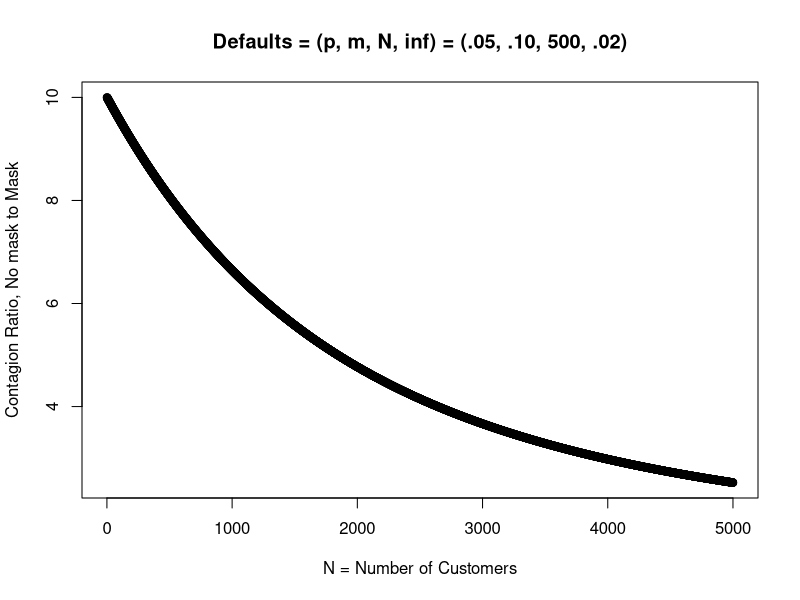
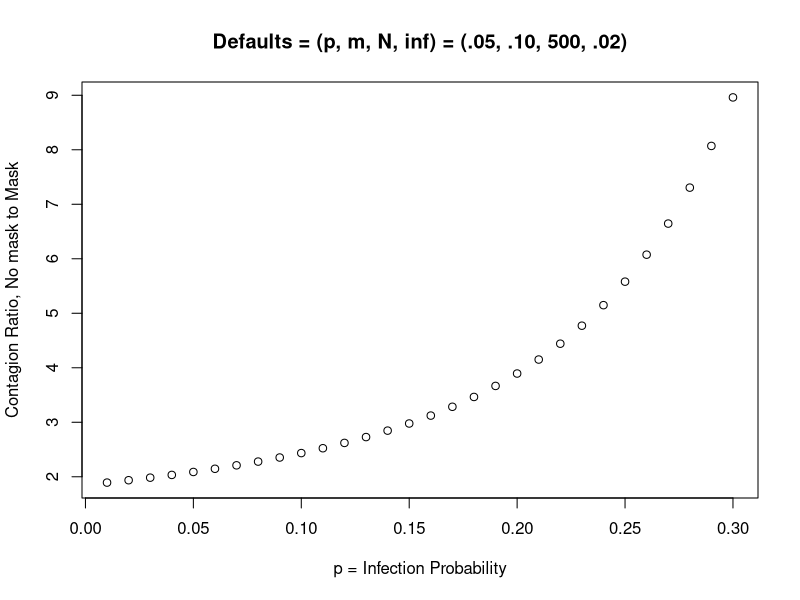
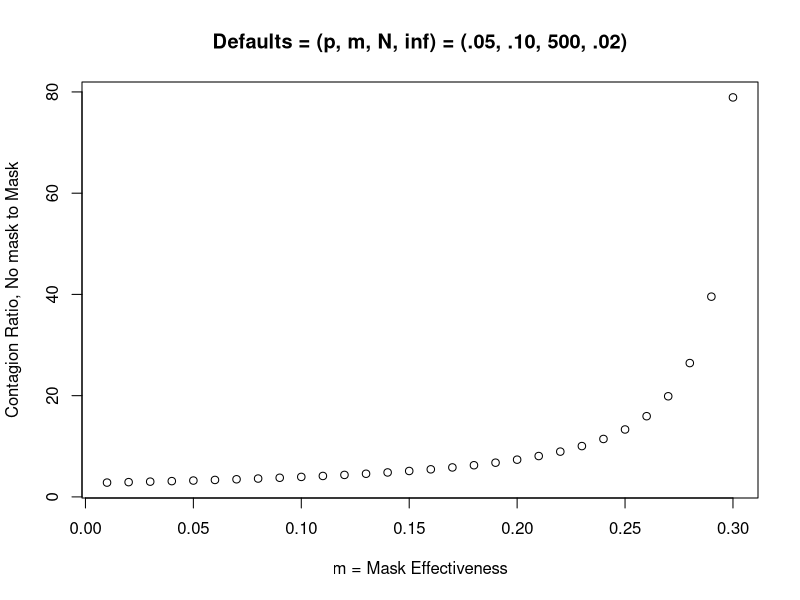
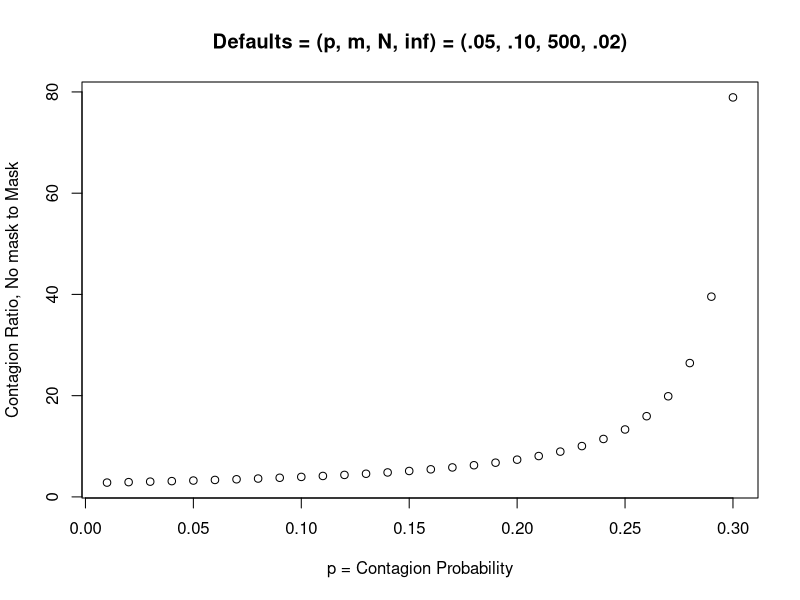
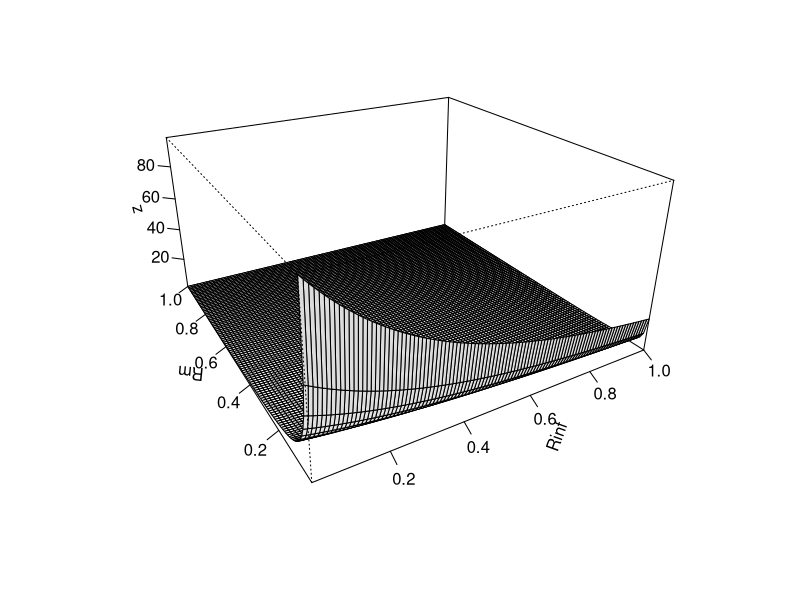
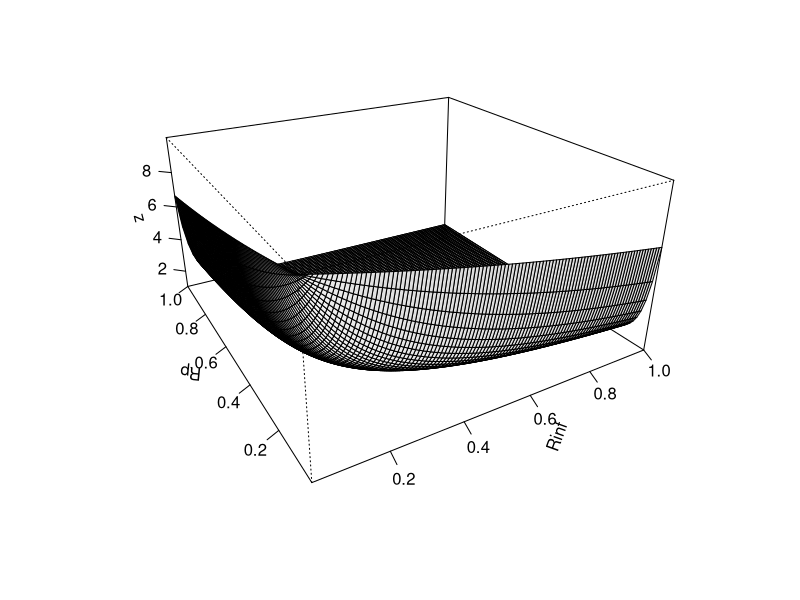
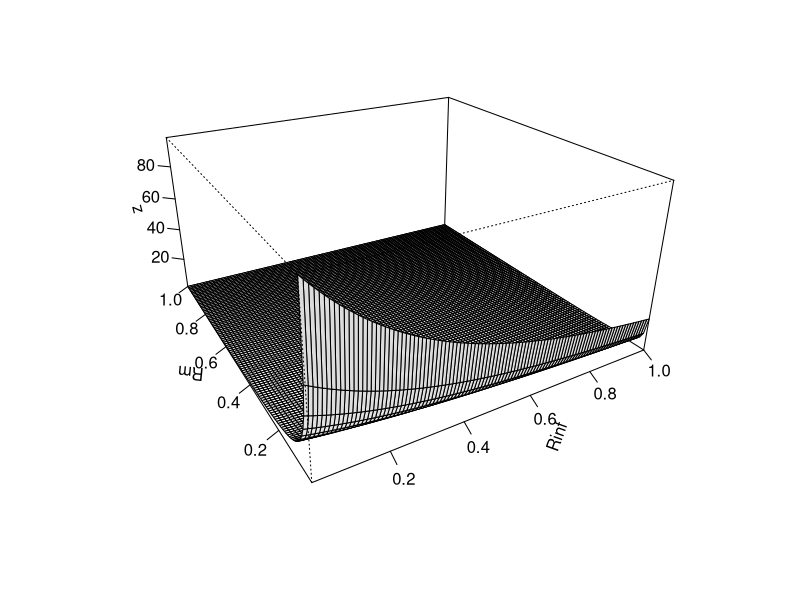
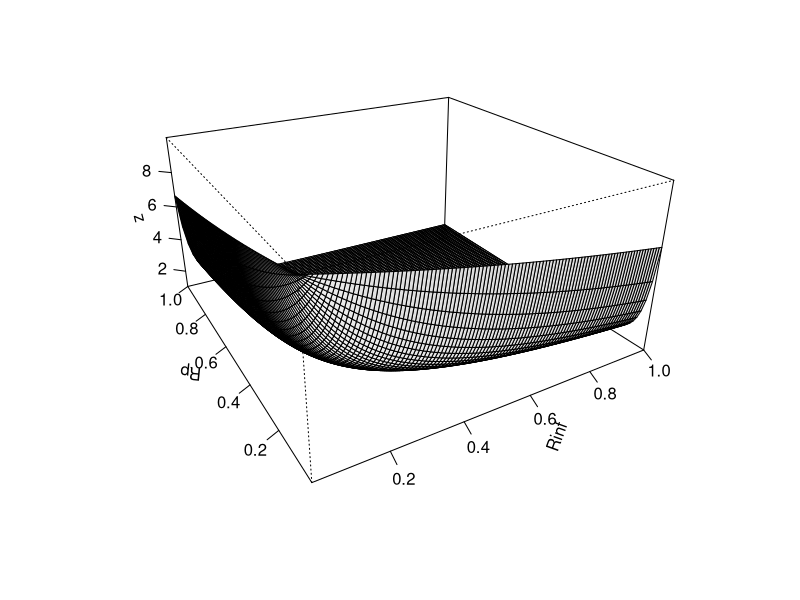

The R script that drew these images, in order:

# PARAMETERS INTRODUCED:  pc(i), m, pc[i], pa[i] = m*pc(i), N, inf, p 
# Use Ps as the variable to control the range of the three prob, m, p, and inf.

Ps <- 30

#GOAL:  get an idea of how likely it is for the store to shut down due to covid infection resulting from uunmasked customers as opposed to masked customers.  Assume all employees are masked and all dealing with customers are behind shields.

#Let pc be the vector of customer contagion probabilities for N unmasked customers.
#Let pc[i] be the probability that a random unmasked cannabis customer i is covid contagious.
#Assume pc[i] and pc[j] are independent for all i != j.    ! is negation.

#Let 0 ≤ m ≤ 1 be the mask effect such that the actual contagion probability for masked person i is reduced to m*pc[i] = pa[i].

# SIMPLIFYING ASSUMPTION 1.  ASSUME pc[i] = p for all i.  If customer is wearing a mask, pa[i] = mp
# SIMPLIFYING ASSUMPTION 2.  ASSUME A CUSTOMER WORKS WITH ONLY ONE EMPLOYEE.  IGNORES SECURITY CONTACTS BEFORE ENTRANCE TO STORE.
# SA 3.  ALL EMPLOYEES ARE VACCINATED.
# SA 4.  ASSUME PROBABILITY OF EMPLOYEE BEING INFECTED GIVEN A CUSTOMER IS CONTAGIOUS IS inf 
# SA 5.  Assume no customer wears a mask unless required to.  Introducing a fraction of customers who do wear a mask even though not required is equivalent to changing the value of m.

# QUESTION 1:  WHAT CIRCUMSTANCES REQUIRE STORE SHUTDOWN:  EMPLOYEE SYMPTOMS?  EMPLOYEE POSITIVE TEST?  HOW MANY EMPLOYEES?
#.QUESTION 2:  WHAT CIRCUMSTANCES REQUIRE EMPLOYEE QUARANTINE BUT STORE REMAINS OPEN?
 

# For any single customer i wearing a mask, the probability that an employee will be infected is Pr(customer is contagious)*Pr(employee is infected goven customer is contagious) = mp*inf.  A perfect mask would have m = 0, a useless mask would have m = 1.

# For any single customer i not wearing a mask, the probability that an employee will be infected is Pr(customer is contagious)*Pr(employee is infected goven customer is contagious) = p*inf

# For N masked customers the probability of at least one infected employee = one minus the probability of no infections.
# The probability of no infections, assuming independence, is (1 - mp*inf)^N	
#  Therefore the probability of at least one infections is Pm <- 1 - (1 - mp*inf)^N	  	
# For N unmasked customers the probability of at least one infected employee = one minus the probability of no infections.
# The probability of no infections, assuming independence, is (1 - p*inf)^N										
# Therefore the probability of at least one infections is  Pnm <-  1 - (1 - p*inf)^N 	  

# The relative likelihood of at least one infection resulting from no mask compared to at least one infection resulting from masking of customers is Pnm/Pm.

# EXAMPLE

p <- .05  # CONTAGION PROB.  Probability that customer is contagious.
m <- .10  # MASK EFFECT. The fraction by which the contagious effect of the customer is reduced.
N <- 20  # NUMBER OF CUSTOMERS
inf <- .02 # PROB. OF MASKED EMPLOYEES GETTING INFECTED BY CONTAGIOUS CUSTOMER.  A VULNERABILITY MEASURE THAT DOES NOT DEPEND ON WHETHER OR NOT THE CUSTOMER IS MASKED.

p*inf # The probability a given employee is infected by an unmasked customer
p*m*inf   # The probability a given employee is infected by a masked customer
(1 - m*p*inf)  # The probability that an employee is not infected by a masked customer
(1 - p*inf)  # The probability that an employee is not infected by an unmasked customer
(1 - m*p*inf)^N  # # The probability that an employee is not infected by any of N masked customers.
(1 - p*inf)^N  # # The probability that an employee is not infected by any of N unmasked customers. 
Pm <- 1 - (1 - m*p*inf)^N  #  The probability that at least one of the masked customers infects one of the employees
Pnm <-  1 - (1 - p*inf)^N  #  The probability that at least one of the unmasked customers infects one of the employees

Pm <- 1 - (1 - m*p*inf)^N 
Pnm <-  1 - (1 - p*inf)^N 
Pnm/Pm

print(paste("It is ", round(Pnm/Pm, digit = 2), " times as likely that at least one employeed will get infected by ", N, " unmasked customers as by ", N,  " masked customers.") )
Pnm
Pm
#*****************************************************************************
Relative <- function(p, m, N, inf){(1 - (1 - p*inf)^N)/(1 - (1 - m*p*inf)^N)}

Relative2 <- function(p, m, N, inf){(p*inf)/(m*p*inf)}



Reln <-  rep(0, 5000)
Rp <-Rm <- Rinf <- Relp <- rep(0, Ps)

for(N in c(1:5000)){Reln[N] <- Relative(.05, m, N, inf)}
N <- 500
for (inf in c(1:Ps)){Rinf[inf] <- Relative(.05, .10, N, inf/100)}
for (RM in c(1:Ps)){Rm[RM] <- Relative(.05, RM/100, 500, .02)}
for (RP in c(1:Ps)){Rp[RP] <- Relative(.05, RP/100, 500, .02)}
# op <- par(mfrow = c(2,2))
plot(c(1:5000), Reln, xlab = "N = Number of Customers", ylab = "Contagion Ratio, No mask to Mask", main = "Defaults = (p, m, N, inf) = (.05, .10, 500, .02)")  # As a fcn of N.  For very large N the contagion ratio asymptotes at 1.00.

plot(rev(c(1:Ps)/100), Rinf, xlab = "p = Infection Probability", ylab = "Contagion Ratio, No mask to Mask", main = "Defaults = (p, m, N, inf) = (.05, .10, 500, .02)")  # As a fcn of inf

plot(rev(c(1:Ps)/100), Rm, xlab = "m = Mask Effectiveness", ylab = "Contagion Ratio, No mask to Mask", main = "Defaults = (p, m, N, inf) = (.05, .10, 500, .02)")  # As a fcn of m


plot(rev(c(1:Ps)/100), Rp, xlab = "p = Contagion Probability", ylab = "Contagion Ratio, No mask to Mask", main = "Defaults = (p, m, N, inf) = (.05, .10, 500, .02)")  # As a fcn of p


# Default values
p <- .05  # CONTAGION PROB.
m <- .10  # MASK EFFECT
N <- 100  # NUMBER OF CUSTOMERS
inf <- .02 # PROB. OF MASKED EMPLOYEES GETTING INFECTED BY INFECTED CUSTOMER

# Sequence values
RN <- seq(1, 501, 20)
Rinf <- seq(.01, 1, 0.01) 
Rm  <- seq(.01, 1, 0.01)
Rp <- seq(.01, 1, 0.01) 



# Relative risk for mask effectiveness and infection rate
f     <- function(Rinf, Rm) Relative(p, Rm, N, Rinf)
z     <- outer(Rinf, Rm, f)
persp(Rinf, Rm, z, theta = -30, phi = 25, shade = 0.05, col = "white", expand = 0.5, r = 2, ltheta = 25, ticktype = "detailed")


# Relative risk for mask effectiveness and contagion probability
f     <- function(Rinf, Rp) Relative(Rp, m, N, Rinf)
z     <- outer(Rinf, Rp, f)
persp(Rinf, Rp, z, theta = -30, phi = 25, shade = 0.05, col = "white", expand = 0.5, r = 2, ltheta = 25, ticktype = "detailed")


# Relative risk for mask effectiveness and infection rate
f     <- function(Rinf, Rm) Relative(p, Rm, N, Rinf)
z     <- outer(Rinf, Rm, f)
persp(Rinf, Rm, z, theta = -30, phi = 25, shade = 0.05, col = "white", expand = 0.5, r = 2, ltheta = 25, ticktype = "detailed")


# Relative risk for mask effectiveness and contagion probability
f     <- function(Rinf, Rp) Relative(Rp, m, N, Rinf)
z     <- outer(Rinf, Rp, f)
persp(Rinf, Rp, z, theta = -30, phi = 25, shade = 0.05, col = "white", expand = 0.5, r = 2, ltheta = 25, ticktype = "detailed")


# Relative risk for mask effectiveness and infection rate
f     <- function(Rinf, Rm) Relative(p, Rm, N, Rinf)
z     <- outer(Rinf, Rm, f)
persp(Rinf, Rm, z, theta = -30, phi = 25, shade = 0.05, col = "white", expand = 0.5, r = 2, ltheta = 25, ticktype = "detailed")


# Relative risk for mask effectiveness and contagion probability
f     <- function(Rinf, Rp) Relative(Rp, m, N, Rinf)
z     <- outer(Rinf, Rp, f)
persp(Rinf, Rp, z, theta = -30, phi = 25, shade = 0.05, col = "white", expand = 0.5, r = 2, ltheta = 25, ticktype = "detailed") 




